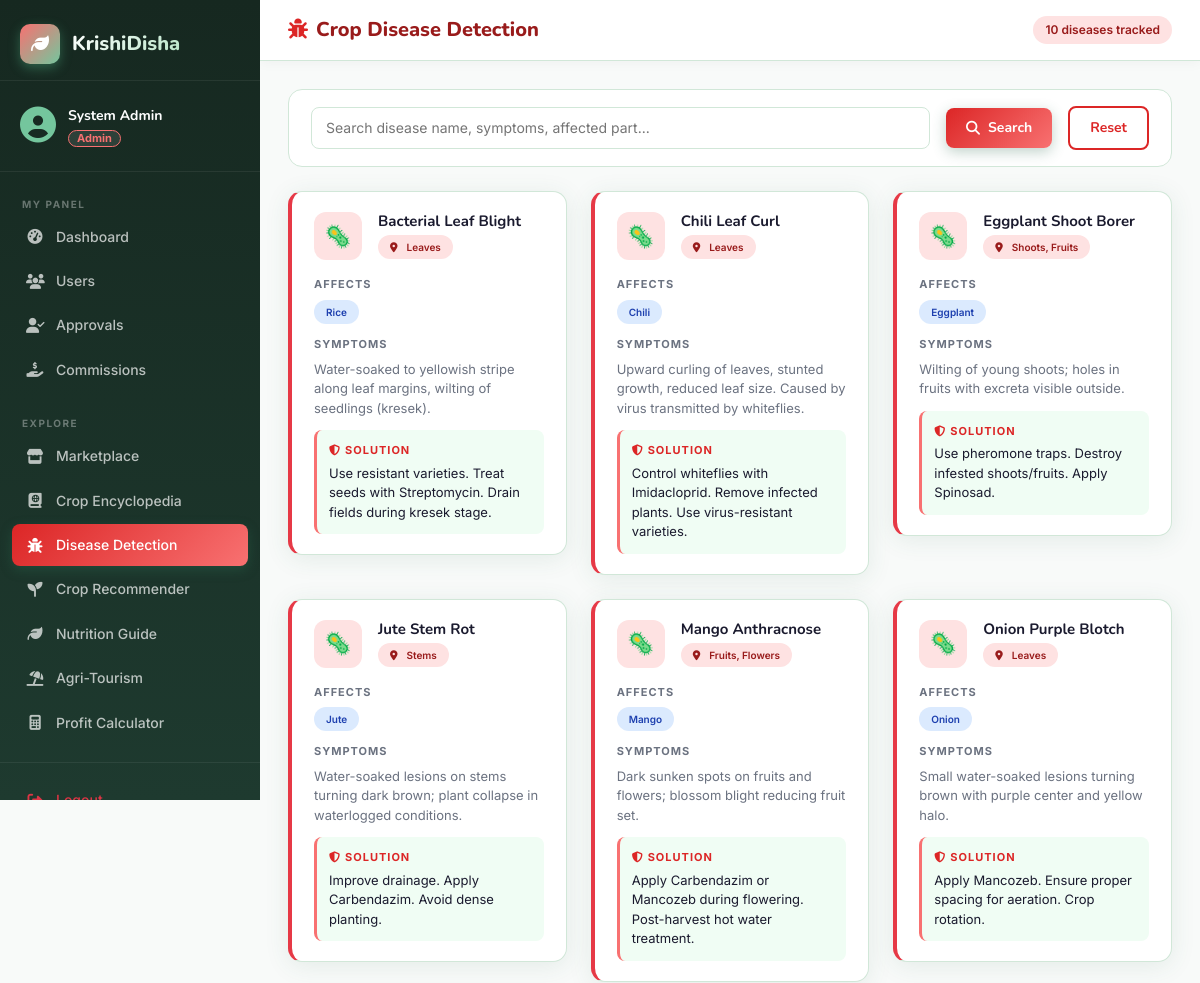
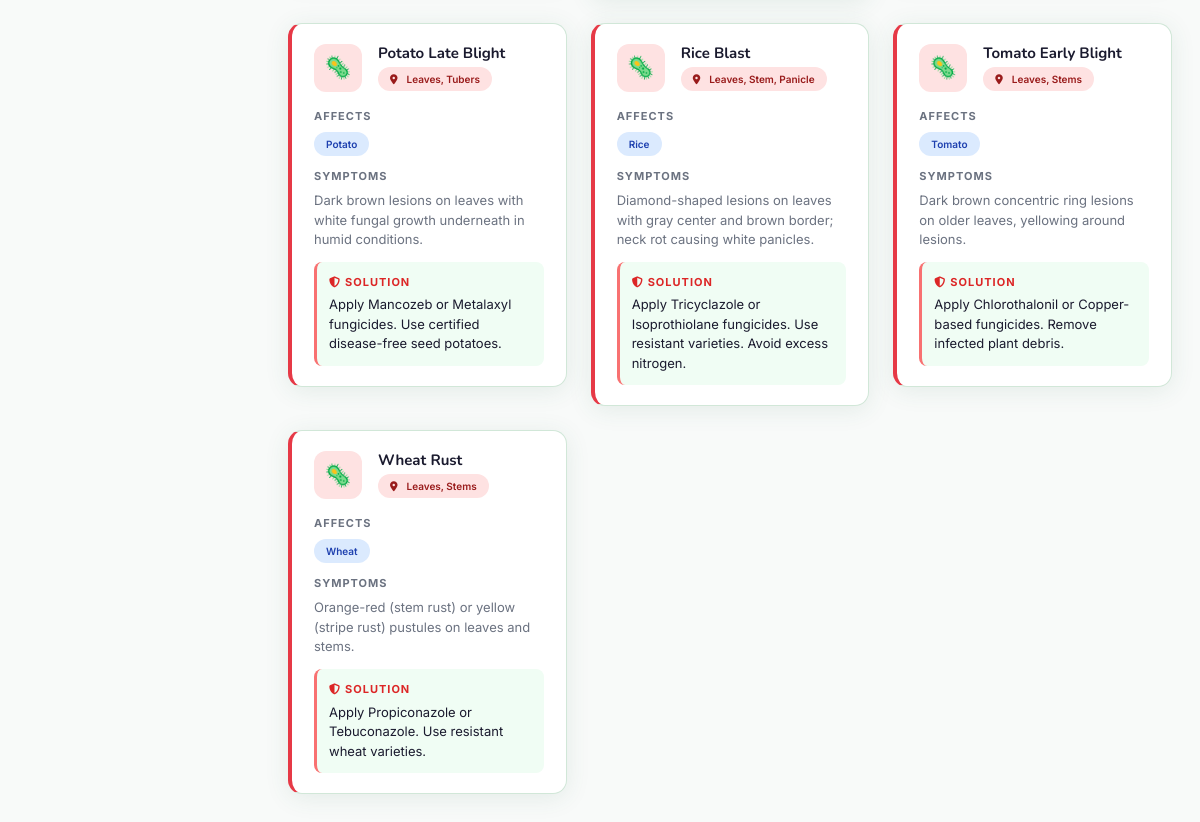
/modules/disease.php (signed in), run on the app's committed database (2 pictures, top to bottom).
### tables this page shows
CREATE TABLE DISEASE (
    id INT AUTO_INCREMENT PRIMARY KEY,
    name VARCHAR(200) NOT NULL,
    image VARCHAR(255),
    symptoms TEXT,
    solution TEXT,
    affected_part VARCHAR(100)
);

### includes/auth_check.php (called while the page is built, shortened)
<?php
function isLoggedIn(): bool {
    return isset($_SESSION['user_id']);
}

### modules/disease.php (the view, shortened to what this page needs)
<?php
require_once __DIR__ . '/../includes/auth_check.php';
require_once __DIR__ . '/../config/db.php';
$search = trim($_GET['q'] ?? '');
$where  = $search ? "WHERE d.name LIKE ? OR d.symptoms LIKE ? OR d.affected_part LIKE ?" : "";
$params = $search ? ["%$search%","%$search%","%$search%"] : [];
$stmt = $pdo->prepare("
    SELECT d.*, GROUP_CONCAT(c.name SEPARATOR ', ') as affected_crops
    FROM DISEASE d
    LEFT JOIN CROP_DISEASE cd ON d.id=cd.disease_id
    LEFT JOIN CROP c ON cd.crop_id=c.id
    $where
    GROUP BY d.id
    ORDER BY d.name ASC
");
$stmt->execute($params);
$diseases = $stmt->fetchAll();
?>
<?php include __DIR__ . '/../includes/header.php'; ?>
<?php $isAuth = isLoggedIn(); ?>
<?php if ($isAuth): ?>
<div class="layout-wrapper">
<?php include __DIR__ . '/../includes/sidebar.php'; ?>
<div class="main-content">
<?php endif; ?>
<div class="topbar">
    <div class="d-flex align-items-center gap-3">
        <div class="topbar-title"><i class="fa-solid fa-bug me-2" style="color:var(--danger);"></i>Crop Disease Detection</div>
    </div>
    <div class="topbar-actions"><span class="badge-kd badge-danger"><?= count($diseases) ?> diseases tracked</span></div>
</div>
<div class="page-body">
    <form class="filter-bar" method="GET">
        <input type="text" name="q" placeholder="Search disease name, symptoms, affected part..." value="<?= htmlspecialchars($search) ?>" style="flex:2;">
        <button type="submit" class="btn-kd btn-kd-primary"><i class="fa-solid fa-search"></i> Search</button>
        <a href="disease.php" class="btn-kd btn-kd-outline">Reset</a>
    </form>
    <div class="row g-4">
        <?php foreach ($diseases as $d): ?>
        <div class="col-md-6 col-lg-4">
            <div class="card-kd" style="border-left:4px solid var(--danger);">
                <div class="card-body-kd">
                    <div class="d-flex align-items-start gap-3 mb-3">
                        <div style="width:48px;height:48px;background:#fee2e2;border-radius:12px;display:flex;align-items:center;justify-content:center;font-size:22px;flex-shrink:0;">🦠</div>
                        <div>
                            <h5 style="font-size:15px;margin-bottom:4px;"><?= htmlspecialchars($d['name']) ?></h5>
                            <span class="badge-kd badge-danger" style="font-size:10px;"><i class="fa-solid fa-location-dot me-1"></i><?= htmlspecialchars($d['affected_part'] ?? 'N/A') ?></span>
                        </div>
                    </div>
                    <?php if ($d['affected_crops']): ?>
                    <div style="margin-bottom:12px;">
                        <div style="font-size:11px;font-weight:700;text-transform:uppercase;letter-spacing:1px;color:var(--text-muted);margin-bottom:6px;">Affects</div>
                        <div style="display:flex;flex-wrap:wrap;gap:4px;">
                            <?php foreach (explode(', ', $d['affected_crops']) as $crop): ?>
                            <span class="badge-kd badge-info" style="font-size:10px;"><?= htmlspecialchars(trim($crop)) ?></span>
                            <?php endforeach; ?>
                        </div>
                    </div>
                    <?php endif; ?>
                    <div style="margin-bottom:12px;">
                        <div style="font-size:11px;font-weight:700;text-transform:uppercase;letter-spacing:1px;color:var(--text-muted);margin-bottom:6px;">Symptoms</div>
                        <p style="font-size:13px;color:var(--text-muted);line-height:1.5;margin:0;"><?= htmlspecialchars($d['symptoms'] ?? 'N/A') ?></p>
                    </div>
                    <div style="background:#f0fdf4;border-radius:8px;padding:12px;border-left:3px solid var(--primary-light);">
                        <div style="font-size:11px;font-weight:700;text-transform:uppercase;letter-spacing:1px;color:var(--primary);margin-bottom:4px;"><i class="fa-solid fa-shield-halved me-1"></i>Solution</div>
                        <p style="font-size:13px;color:var(--text);line-height:1.5;margin:0;"><?= htmlspecialchars($d['solution'] ?? 'N/A') ?></p>
                    </div>
                </div>
            </div>
        </div>
        <?php endforeach; ?>
    </div>
</div>
<?php if ($isAuth): ?></div></div><?php else: ?></div><?php endif; ?>
<?php include __DIR__ . '/../includes/footer.php'; ?>

### assets/css/style.css (style rules this page uses)
:root { --primary: #2d6a4f; --primary-light: #52b788; --primary-dark: #1b4332; --accent: #74c69d; --accent2: #b7e4c7; --accent3: #d8f3dc; --gold: #f4a261; --gold-light: #ffd166; --danger: #e63946; --warning: #f4a261; --info: #4895ef; --dark: #0d1b14; --dark2: #162820; --dark3: #1e3a2f; --surface: #ffffff; --surface2: #f8faf9; --surface3: #eef6f1; --text: #1a1a2e; --text-muted: #6b7280; --border: #d1e7d8; --sidebar-w: 260px; --radius: 14px; --radius-sm: 8px; --shadow: 0 4px 24px rgba(45,106,79,0.10); --shadow-lg: 0 8px 40px rgba(45,106,79,0.18); --transition: 0.25s cubic-bezier(0.4,0,0.2,1); }
*, *::before, *::after { box-sizing: border-box; margin: 0; padding: 0; }
html { scroll-behavior: smooth; }
body { font-family: 'Inter', sans-serif; font-size: 15px; color: var(--text); background: var(--surface2); line-height: 1.6; }
h1,h2,h3,h4,h5,h6 { font-family: 'Nunito', sans-serif; font-weight: 700; }
a { text-decoration: none; color: inherit; }
.layout-wrapper { display: flex; min-height: 100vh; }
.main-content { margin-left: var(--sidebar-w); flex: 1; display: flex; flex-direction: column; min-height: 100vh; }
.topbar { background: var(--surface); border-bottom: 1px solid var(--border); padding: 14px 28px; display: flex; align-items: center; justify-content: space-between; position: sticky; top: 0; z-index: 100; box-shadow: 0 2px 12px rgba(0,0,0,0.04); }
.topbar-title { font-family: 'Nunito', sans-serif; font-size: 20px; font-weight: 800; color: var(--primary-dark); }
.topbar-title i { color: var(--primary) !important; }
.topbar-actions { display: flex; align-items: center; gap: 12px; }
.page-body { padding: 28px; flex: 1; }
.card-kd { background: var(--surface); border: 1px solid var(--border); border-radius: var(--radius); box-shadow: var(--shadow); transition: transform var(--transition), box-shadow var(--transition); overflow: hidden; }
.card-kd .card-body-kd { padding: 20px 22px; }
.btn-kd { display: inline-flex; align-items: center; gap: 8px; padding: 9px 20px; border-radius: var(--radius-sm); font-family: 'Nunito', sans-serif; font-weight: 700; font-size: 14px; border: none; cursor: pointer; transition: all var(--transition); text-decoration: none; }
.btn-kd-primary { background: linear-gradient(135deg, var(--primary), var(--primary-light)); color: #fff; box-shadow: 0 4px 14px rgba(45,106,79,0.3); }
.btn-kd-outline { background: transparent; border: 2px solid var(--primary); color: var(--primary); }
.badge-kd { display: inline-flex; align-items: center; gap: 5px; padding: 4px 12px; border-radius: 20px; font-size: 12px; font-weight: 600; }
.badge-danger { background: #fee2e2; color: #991b1b; }
.badge-info { background: #dbeafe; color: #1e40af; }
.filter-bar { background: var(--surface); border: 1px solid var(--border); border-radius: var(--radius); padding: 16px 22px; margin-bottom: 24px; display: flex; gap: 16px; align-items: center; flex-wrap: wrap; }
.filter-bar input, .filter-bar select { flex: 1; min-width: 160px; padding: 9px 14px; border: 1.5px solid var(--border); border-radius: var(--radius-sm); font-size: 14px; outline: none; transition: border-color var(--transition); }

### data on the page
disease: name "Bacterial Leaf Blight", affected_part "Leaves", crop "Rice", symptoms "Water-soaked to yellowish stripe along leaf margins, wilting of seedlings (kresek).", solution "Use resistant varieties. Treat seeds with Streptomycin. Drain fields during kresek stage."
disease: name "Chili Leaf Curl", affected_part "Leaves", crop "Chili", symptoms "Upward curling of leaves, stunted growth, reduced leaf size. Caused by virus transmitted by whiteflies.", solution "Control whiteflies with Imidacloprid. Remove infected plants. Use virus-resistant varieties."
disease: name "Eggplant Shoot Borer", affected_part "Shoots, Fruits", crop "Eggplant", symptoms "Wilting of young shoots; holes in fruits with excreta visible outside.", solution "Use pheromone traps. Destroy infested shoots/fruits. Apply Spinosad."
disease: name "Jute Stem Rot", affected_part "Stems", crop "Jute", symptoms "Water-soaked lesions on stems turning dark brown; plant collapse in waterlogged conditions.", solution "Improve drainage. Apply Carbendazim. Avoid dense planting."
disease: name "Mango Anthracnose", affected_part "Fruits, Flowers", crop "Mango", symptoms "Dark sunken spots on fruits and flowers; blossom blight reducing fruit set.", solution "Apply Carbendazim or Mancozeb during flowering. Post-harvest hot water treatment."
disease: name "Onion Purple Blotch", affected_part "Leaves", crop "Onion", symptoms "Small water-soaked lesions turning brown with purple center and yellow halo.", solution "Apply Mancozeb. Ensure proper spacing for aeration. Crop rotation."
disease: name "Potato Late Blight", affected_part "Leaves, Tubers", crop "Potato", symptoms "Dark brown lesions on leaves with white fungal growth underneath in humid conditions.", solution "Apply Mancozeb or Metalaxyl fungicides. Use certified disease-free seed potatoes."
disease: name "Rice Blast", affected_part "Leaves, Stem, Panicle", crop "Rice", symptoms "Diamond-shaped lesions on leaves with gray center and brown border; neck rot causing white panicles.", solution "Apply Tricyclazole or Isoprothiolane fungicides. Use resistant varieties. Avoid excess nitrogen."
disease: name "Tomato Early Blight", affected_part "Leaves, Stems", crop "Tomato", symptoms "Dark brown concentric ring lesions on older leaves, yellowing around lesions.", solution "Apply Chlorothalonil or Copper-based fungicides. Remove infected plant debris."
disease: name "Wheat Rust", affected_part "Leaves, Stems", crop "Wheat", symptoms "Orange-red (stem rust) or yellow (stripe rust) pustules on leaves and stems.", solution "Apply Propiconazole or Tebuconazole. Use resistant wheat varieties."

### other printed values
$userName "System Admin"
$role "Admin"
$item['label'] "Dashboard"
$item['label'] "Users"
$item['label'] "Approvals"
$item['label'] "Commissions"
$item['label'] "Marketplace"
$item['label'] "Crop Encyclopedia"
$item['label'] "Disease Detection"
$item['label'] "Crop Recommender"
$item['label'] "Nutrition Guide"
$item['label'] "Agri-Tourism"
$item['label'] "Profit Calculator"
count($diseases) "10"
